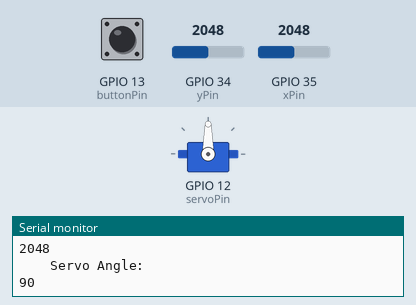
A sketch run on a simulated ESP32. On the bench: servo, the last lines printed to the serial monitor. Inputs (shaded band) come from the test bench; at power-on: GPIO 35 (xPin) = 2048, GPIO 13 (buttonPin) HIGH, GPIO 34 (yPin) = 2048.

Above: at 1.8 s.
1.9 s: GPIO 35 (xPin) set to 2866
At 3.2 s:
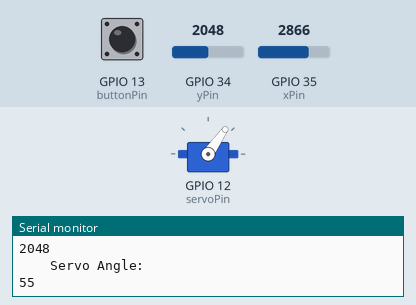
3.5 s: GPIO 35 (xPin) set to 3603
At 4.9 s:
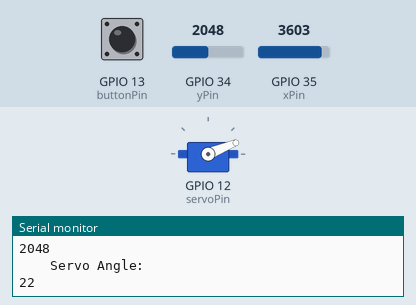
5.5 s: GPIO 35 (xPin) set to 4095
At 6.5 s:
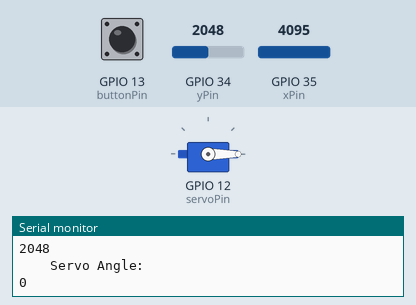
7.5 s: GPIO 35 (xPin) set to 1228
At 9.2 s:
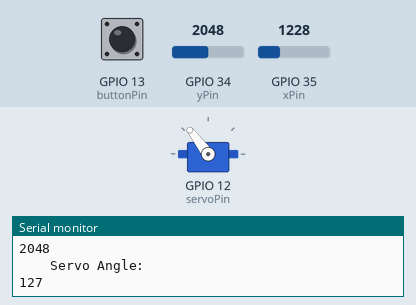
12.2 s: GPIO 35 (xPin) set to 491
At 14.4 s:
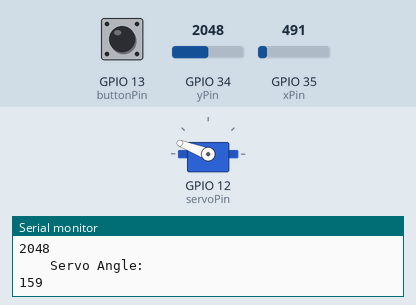
Timing chart, 0 to 15.5 s (numbered marks = the images above; inputs shaded):
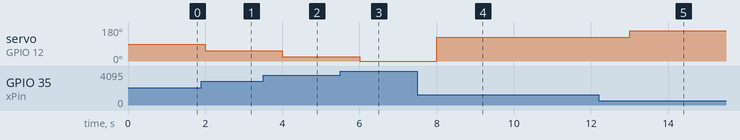

The sketch:

Serial-Debugger.ino
```cpp
#include <ESP32Servo.h>

// Create a Servo Object
Servo Servo1;

// Hardware Pins
const int servoPin = 12;
const int yPin = 34;
const int xPin = 35;
const int buttonPin = 13;

// Variables Used
int buttonState = 0;
int yValue = 0;
int xValue = 0;

void setup() {
  // Attach Pin to Servo
  Servo1.attach(servoPin);

  // Start Serial
  Serial.begin(115200);

  // Give buttonPin an internal pullup resistor
  pinMode(buttonPin, INPUT_PULLUP);
}

void loop() {
  // Read buttonState
  buttonState = digitalRead(buttonPin);

  // Read Joystick X and Y axis
  yValue = analogRead(yPin);
  xValue = analogRead(xPin);

  // Map X axis to static servo angle
  int servoAngle = map(xValue, 0, 4095, 180, 0);
  Servo1.write(servoAngle);

  // Check for button press and log it
  if (buttonState == LOW) {
    Serial.println("Button Pressed.");
  }

  Serial.print("\n");

  // Log X and Y axis Values
  Serial.println("xValue: ");
  Serial.println(xValue);
  Serial.println("    yValue: ");
  Serial.println(yValue);

  // Log Servo Angle
  Serial.println("    Servo Angle: ");
  Serial.println(servoAngle);

  delay(1000);
}
```

Measured:
- after the input at 1.9 s, servo on GPIO 12 (servoPin): 90° → 55° after 0.10 s
- after the input at 3.5 s, servo on GPIO 12 (servoPin): 55° → 22° after 0.50 s
- after the input at 5.5 s, servo on GPIO 12 (servoPin): 22° → 0° after 0.50 s
- after the input at 7.5 s, servo on GPIO 12 (servoPin): 0° → 127° after 0.51 s
- after the input at 12.2 s, servo on GPIO 12 (servoPin): 127° → 159° after 0.81 s
